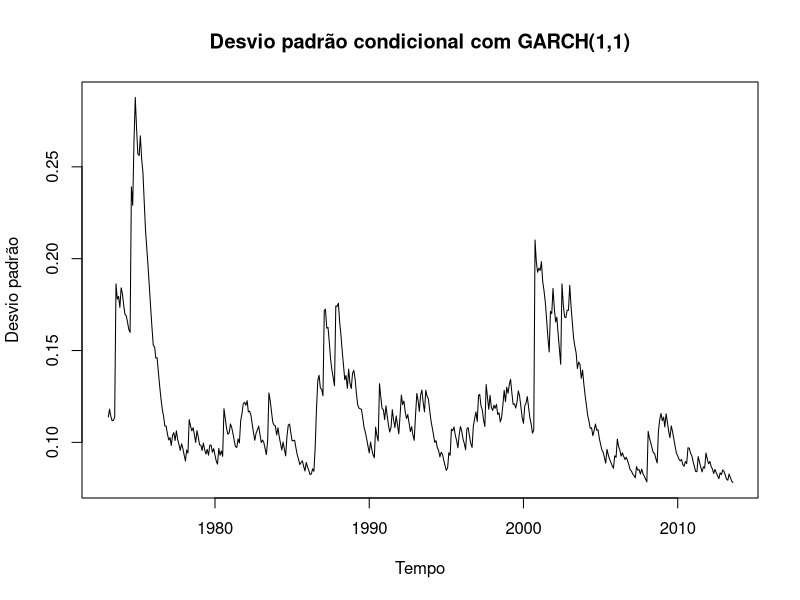
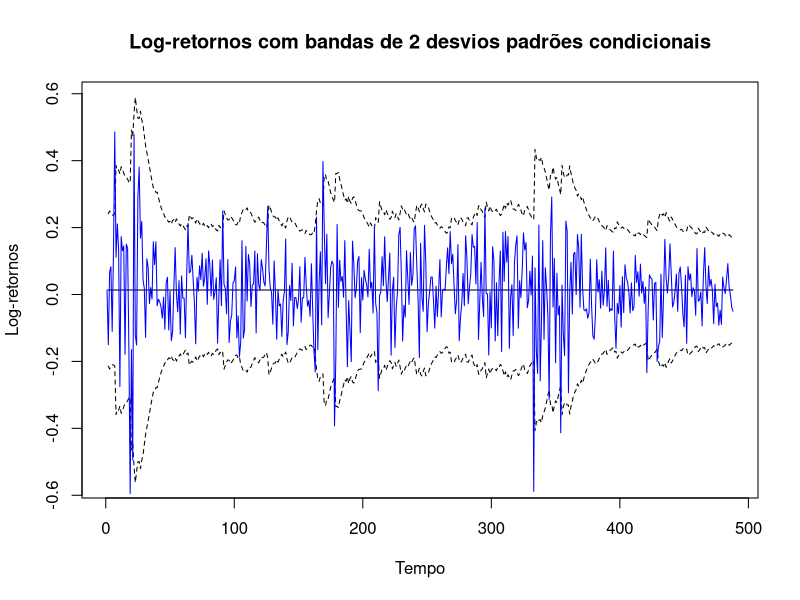
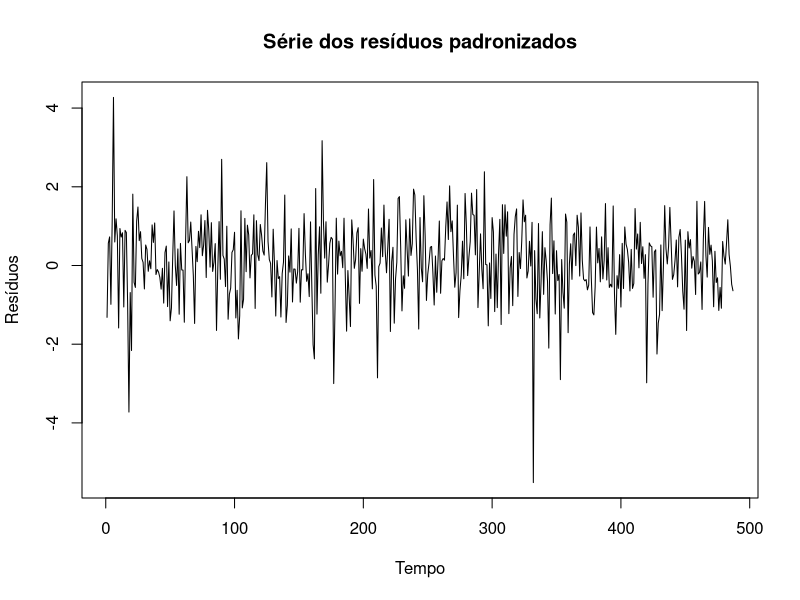
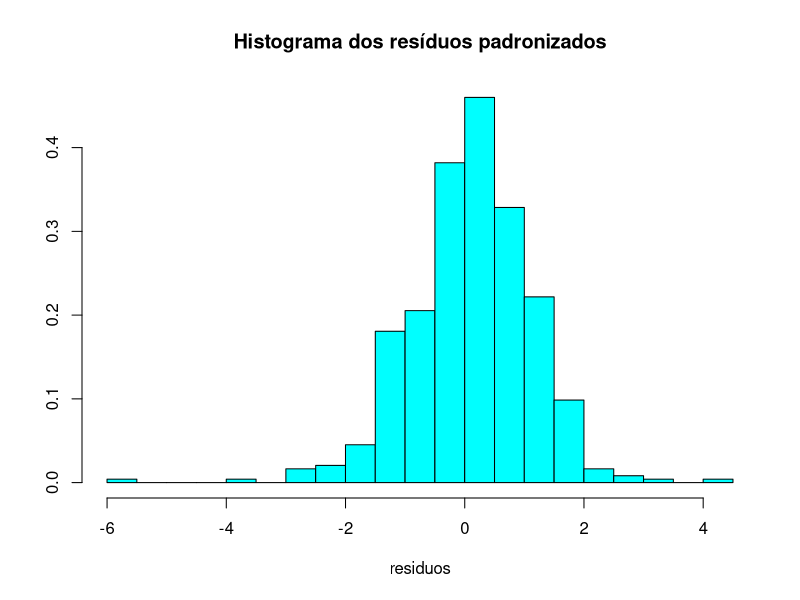
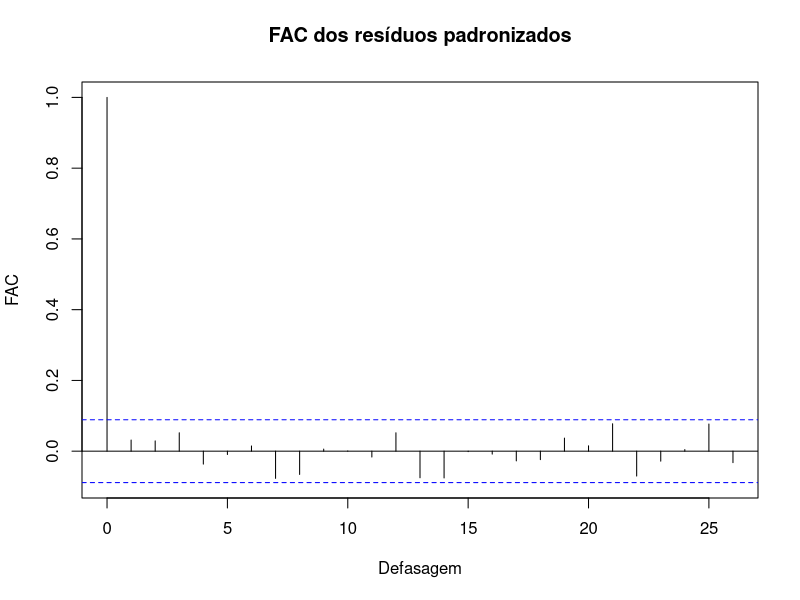
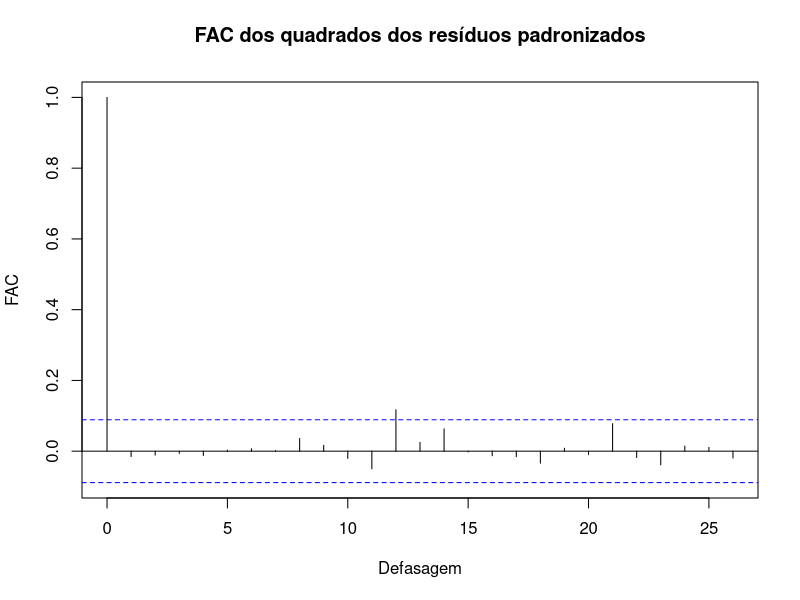

Generate these figures, in order, with R: (Note: this script raises an error after producing the figures.)
# Bibliotecas.
library('fGarch')
library('tseries')
library('zoo')
library('MASS')

# Carregando os dados.
intel <- read.table('intel-rtn.csv', head=T)

# Correção de datas.
intel$date <- paste(substr(intel$date, 1, 4), substr(intel$date, 5, 6), substr(intel$date, 7, 8), sep='-')
intel$date <- as.Date(as.yearmon(intel$date, '%Y-%m-%d'))

# Separação da base para treinamento e previsão.
data <- intel$date
r <- ts(log(1 + intel$rtn))
#data.prev <- intel$date[349:358]
#r.prev <- intel$rtn[349:358]

# Limite da modelagem.
I <- 4
J <- 4

# Modelagem GARCH(i,j) com 1 <= i <= I e 1 <= j <= J.
aics <- matrix(rep(0, I*J), nrow=I)
bics <- matrix(rep(0, I*J), nrow=I)
for (i in 1:I) {
  for (j in 1:J) {
    aics[i,j] <- AIC(garch(r, order=c(i,j)), k=2)
    bics[i,j] <- AIC(garch(r, order=c(i,j)), k=log(length(r)))
  }
}

# Busca o melhor modelo.
melhor.aic <- 1000
melhor.i <- 0
melhor.j <- 0
for (i in 1:I) {
  for (j in 1:J) {
    if (aics[i,j] < melhor.aic) {
      melhor.aic <- aics[i,j]
      melhor.i <- i
      melhor.j <- j
    }
  }
}

# Melhor modelo.
print(paste('Melhor modelo: GARCH(', melhor.i, ',', melhor.j, ')', sep=''))

# Dados do ajuste com garch.
ajuste <- garch(r, order=c(melhor.i, melhor.j))
#summary(ajuste)
names(ajuste)

# Volatilidade ajustada.
media <- mean(r)
sigt <- ajuste$fitted.values[,1]
residuos <- ajuste$residuals[2:length(ajuste$residuals)]

# Gráficos.
# 1) Volatilidade ajustada.
plot(x=data, y=sigt, type='l', main='Desvio padrão condicional com GARCH(1,1)',
     xlab='Tempo', ylab='Desvio padrão')
# 2) Modelagem GARCH(1,1): Retornos com bandas.
banda_sup_sd <- media + sigt
banda_inf_sd <- media - sigt
banda_sup_2sd <- media + 2*sigt
banda_inf_2sd <- media - 2*sigt
ts.plot(cbind(banda_sup_2sd, banda_inf_2sd), type='l', lty=2, col='black',
        main='Log-retornos com bandas de 2 desvios padrões condicionais',
        ylab='Log-retornos', xlab='Tempo')
lines(rep(media, length(sigt)), type='l', col='black')
lines(r, type='l', col='blue')
# 3) Série e histograma dos resíduos.
ts.plot(residuos, main='Série dos resíduos padronizados', xlab='Tempo', ylab='Resíduos')
truehist(residuos, main='Histograma dos resíduos padronizados')
jarque.bera.test(residuos)
# 4) FAC dos resíduos e dos quadrados dos resíduos.
acf(residuos, main='FAC dos resíduos padronizados', ylab='FAC', xlab='Defasagem')
acf(residuos^2, main='FAC dos quadrados dos resíduos padronizados', ylab='FAC', xlab='Defasagem')
# 5) QQ-Plot dos resíduos padronizados.
qqnormPlot(residuos, title=F, labels=F, main='QQ-plot para os log-retornos',
           xlab='Normal', ylab='Log-retornos')

# Previsão.
sd.previsto <- predict(garchFit(~garch(1,1), data=r, trace=F, include.mean=F), n.ahead=3, doplot=F)$standardDeviation
sd.previsto

# Log-retornos dos últimos três meses.
r.seguinte <- c(0.042699724, 0.067371202, -0.01663932)
data.seguinte <- as.Date(as.yearmon(c("2013-09-01", "2013-10-01", "2013-11-01"),
                                    '%Y-%m-%d'))
# Gráficos.
# 6) Volatilidade condicional com previsão.
plot(x=c(data[481:488], data.seguinte), y=c(sigt[481:488], sd.previsto[1], rep(NA, 2)),
     type='l', main='Desvio padrão condicional com GARCH(1,1)',
     xlab='Tempo', ylab='Desvio padrão',
     ylim=c(min(c(sd.previsto, sigt[481:488])), max(sigt[481:488])))
lines(x=data.seguinte, y=sd.previsto, t='l', lty='dashed')
# 7) Log-retornos com bandas de confiança usando a volatilidade condicional.
bsup <- (media + sigt)[481:488]
binf <- (media - sigt)[481:488]
altura <- max(abs(r[481:488]), abs(r.seguinte), bsup)
plot(x=c(data[481:488], data.seguinte), y=c(r[481:488], r.seguinte),
     type='l', main='Log-retornos com bandas de 1 desvio padrão',
     ylab='Log-retornos', xlab='Tempo',
     ylim=c(-altura, altura), col='blue')
lines(x=c(data[481:488], data.seguinte), y=rep(media, 11), type='l', col='black')
lines(x=c(data[481:488], data.seguinte[1]), y=c(bsup, media+sd.previsto[1]), type='l', col='black', lwd=2)
lines(x=c(data[481:488], data.seguinte[1]), y=c(binf, media-sd.previsto[1]), type='l', col='black', lwd=2)
lines(x=data.seguinte, y=media+sd.previsto, type='l', col='black', lwd=2, lty='dashed')
lines(x=data.seguinte, y=media-sd.previsto, type='l', col='black', lwd=2, lty='dashed')
